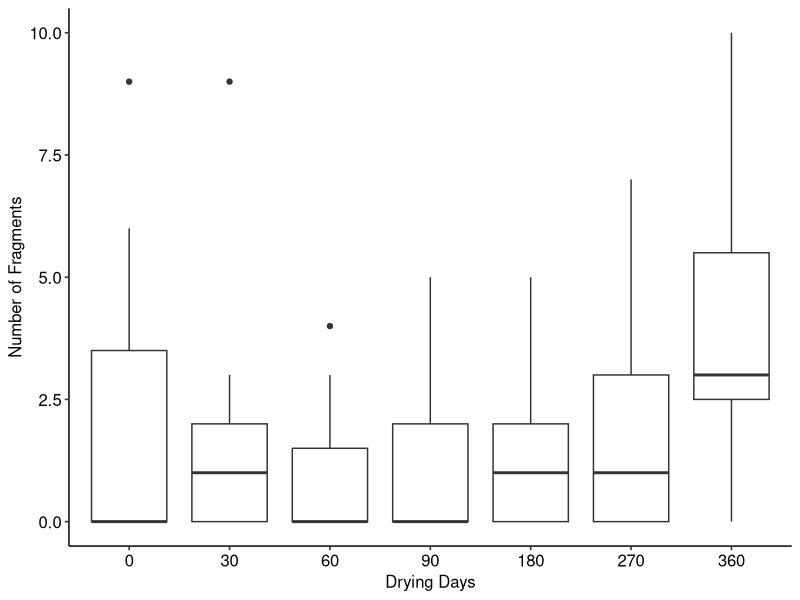
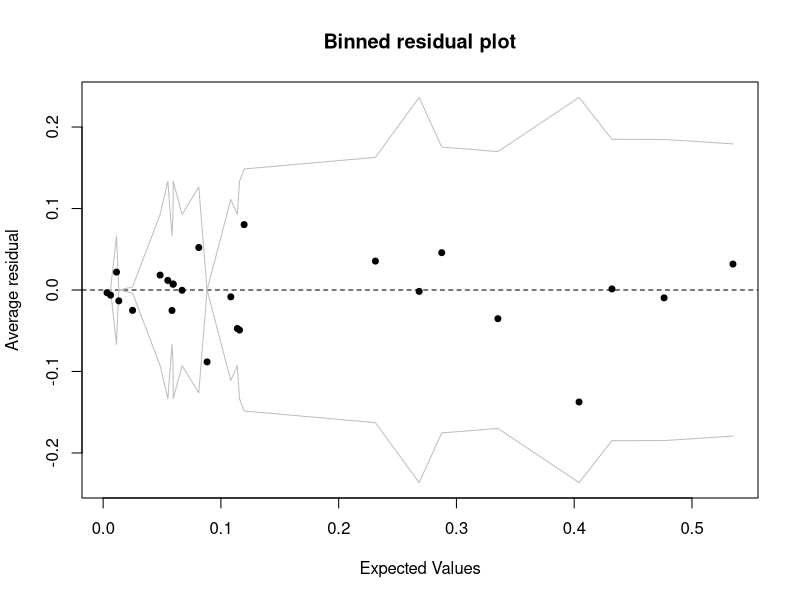
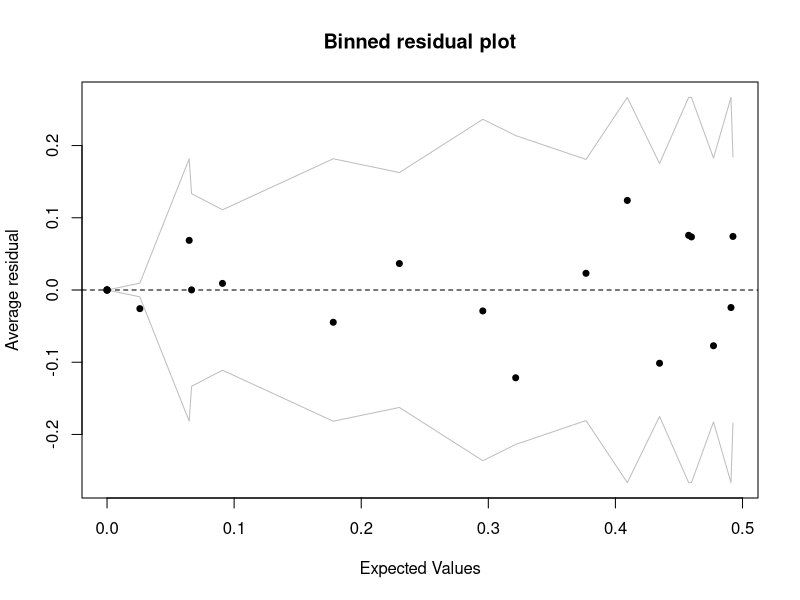
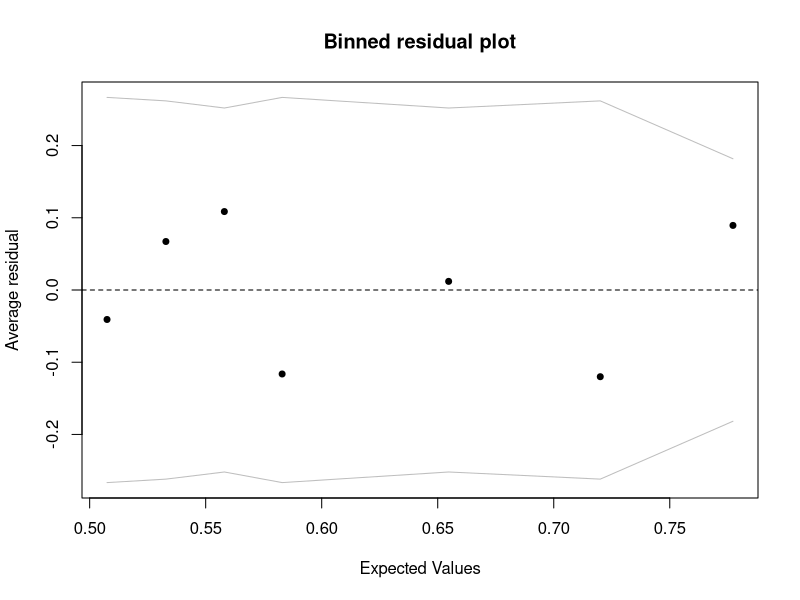
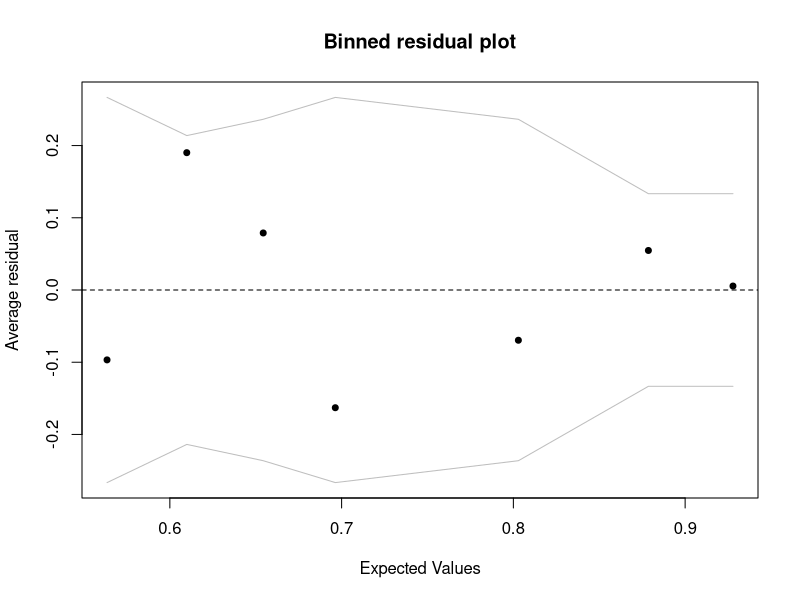
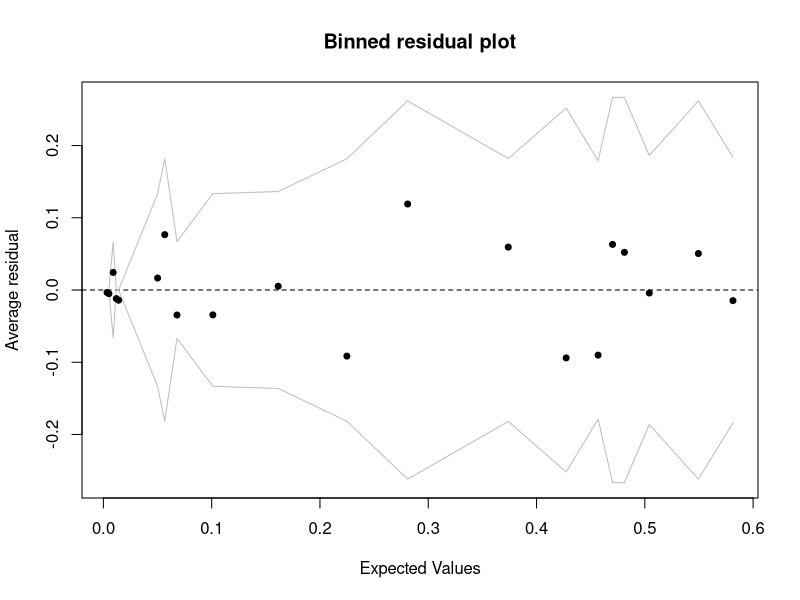
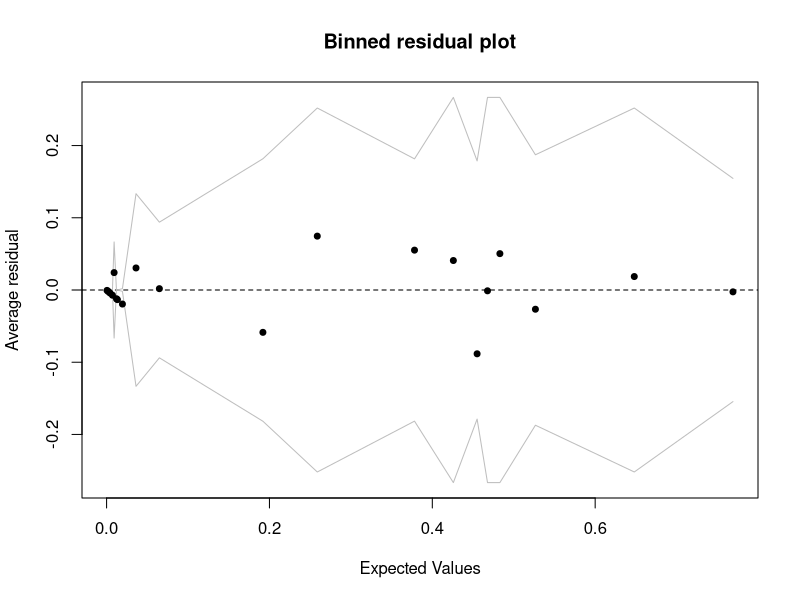
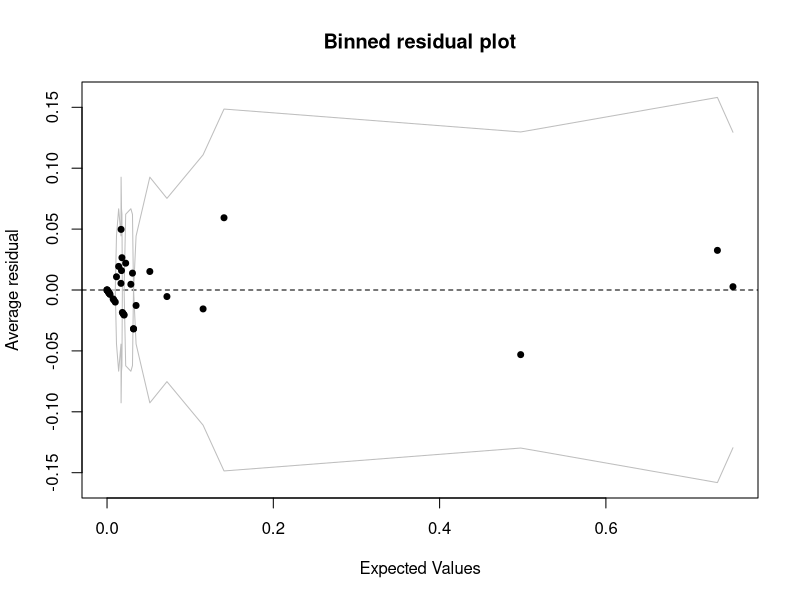

R code for these plots, in order:
## ---- chunk 1
knitr::opts_chunk$set(echo = FALSE)
library(tidyverse)
library(readxl)
library(dplyr)
library(nnet)
library(rlist)
library(arm)
library(knitr)
library(MASS)
library(ggpubr)
theme_set(theme_pubr())
# loading packages
## ---- chunk 2
bone <- readxl::read_xlsx("BU Thesis Data.xlsx", sheet = 2)
drop<-c()
for (i in 1:nrow(bone))  {
  if (is.na(bone$`Bone Type`[i])){
    drop <- c(drop, i)
  }
}
bone<-bone[-drop,]
# read bone and drop the date without information
# ignore unobserved bone
bone <- dplyr::select(bone,-`Bone Type`,-`Percentage of Feature Present`)
# select columns from Bone Type to Percentage of Feature Present
bone$`Bone Specimen` <- gsub("\\,.*","", bone$`Bone Specimen`)
bone$`Bone Specimen` <- gsub("[^0-9]","", bone$`Bone Specimen`)
bone$`days`<-as.numeric(bone$`Bone Specimen`)
bone<-mutate(bone,`Bone Specimen`=fct_relevel(`Bone Specimen`,'0','30','60','90','180','270','360'))
# creating variable drying day
typeof(bone$`Bone Specimen`)
bone$`Fractographic Features`[bone$`Fractographic Features`=="N/A"]<-"No Feature"
bone$`Fracture Angle`[bone$`Fracture Angle`=="N/A"]<-"non applicable"
bone$`Fracture Type`[bone$`Fracture Type`=="N/A"]<-"non applicable"
bone$`Fracture Surface`[bone$`Fracture Surface`=="N/A"]<-"non applicable"
bone$`Fracture Outline`[bone$`Fracture Outline`=="N/A"]<-"non applicable"
#Clean dependent variable
bone$`Bisecting Fracture`<-factor(bone$`Bisecting Fracture`)
bone$`Fracture-like`<-factor(bone$`Fracture-like`)
bone$`Fracture Angle`<-factor(bone$`Fracture Angle`)
bone$`Fracture Type`<-factor(bone$`Fracture Type`)
bone$`Fracture Surface`<-factor(bone$`Fracture Surface`)
bone$`Fracture Outline`<-factor(bone$`Fracture Outline`)
bone$`Fractographic Features`<-factor(bone$`Fractographic Features`)
# transfer variables to factor 
## ---- chunk 3
bone$`WAKE HACKLE`<-rep(0,nrow(bone))
bone$`WAKE HACKLE`[grepl('WAKE HACKLE', bone$`Fractographic Features`)]<-1
bone$`WAKE HACKLE`<-as.factor(bone$`WAKE HACKLE`)

bone$`BONE HACKLE`<-rep(0,nrow(bone))
bone$`BONE HACKLE`[grepl('BONE HACKLE', bone$`Fractographic Features`)]<-1
bone$`BONE HACKLE`<-as.factor(bone$`BONE HACKLE`)

bone$`BONE MIRROR`<-rep(0,nrow(bone))
bone$`BONE MIRROR`[grepl('BONE MIRROR', bone$`Fractographic Features`)]<-1
bone$`BONE MIRROR`<-as.factor(bone$`BONE MIRROR`)

bone$`CANTILEVER CURL`<-rep(0,nrow(bone))
bone$`CANTILEVER CURL`[grepl('CANTILEVER CURL', bone$`Fractographic Features`)]<-1
bone$`CANTILEVER CURL`<-as.factor(bone$`CANTILEVER CURL`)

bone$`ARREST RIDGE`<-rep(0,nrow(bone))
bone$`ARREST RIDGE`[grepl('ARREST RIDGE', bone$`Fractographic Features`)]<-1
bone$`ARREST RIDGE`<-as.factor(bone$`ARREST RIDGE`)

bone$`WALLNER LINES`<-rep(0,nrow(bone))
bone$`WALLNER LINES`[grepl('WALLNER LINES', bone$`Fractographic Features`)]<-1
bone$`WALLNER LINES`<-as.factor(bone$`WALLNER LINES`)
## ---- chunk 4
options(digits = 2) 
table1<-rbind(table(bone$`Bisecting Fracture`,bone$`Bone Specimen`)[2,]/15,table(bone$`Fracture-like`,bone$`Bone Specimen`)[2,]/15)
row.names(table1)<-c('Bisecting percentage','Fracture-like percentage')
kable(table1,caption = 'Bisecting Fracture and Fracture-like percentage for different drying-day groups')
ggplot(data = bone, mapping = aes(x = `Bone Specimen`, y = `Number of Fragments`)) + geom_boxplot()+labs(x="Drying Days")

## ---- chunk 5
fit.Fracture_Type<-multinom(bone$`Fracture Type`~bone$days,trace = FALSE)
summary(fit.Fracture_Type)
binnedplot(fitted(fit.Fracture_Type),resid(fit.Fracture_Type,type="response"))
## ---- chunk 6
t_stat_type <- summary(fit.Fracture_Type)$coefficients / summary(fit.Fracture_Type)$standard.errors
t_stat_type
## ---- chunk 7
fit.Fracture_Surface<-multinom(bone$`Fracture Surface`~bone$days,trace = FALSE)
summary(fit.Fracture_Surface)
binnedplot(fitted(fit.Fracture_Surface),resid(fit.Fracture_Surface,type="response"))
## ---- chunk 8
t_stat_Surface <- summary(fit.Fracture_Surface)$coefficients / summary(fit.Fracture_Surface)$standard.errors
t_stat_Surface
## ---- chunk 9
fit.Bisect_Fracture<-glm(bone$`Bisecting Fracture`~bone$days,family = binomial())
summary(fit.Bisect_Fracture) #estimated coefficients & p-value
## ---- chunk 10
binnedplot(fitted(fit.Bisect_Fracture),resid(fit.Bisect_Fracture,type="response"))
## ---- chunk 11
fit.Fracture_like<-glm(bone$`Fracture-like`~bone$days,family = binomial())
summary(fit.Fracture_like) #estimated coefficients, p-value
## ---- chunk 12
binnedplot(fitted(fit.Fracture_like),resid(fit.Fracture_like,type="response"))
## ---- chunk 13
fit.Fracture_Angle<-multinom(bone$`Fracture Angle`~bone$days,trace = FALSE)
summary(fit.Fracture_Angle)
## ---- chunk 14
z <- summary(fit.Fracture_Angle)$coefficients / summary(fit.Fracture_Angle)$standard.errors
p <- (1-pnorm(abs(z),0,1)) * 2
p     # How to interpret significant part ??? 
## ---- chunk 15
binnedplot(fitted(fit.Fracture_Angle),resid(fit.Fracture_Angle,type="response"))
## ---- chunk 16
fit.Number_of_Fragments1 <- glm(bone$`Number of Fragments` ~ bone$days, family="poisson")
summary(fit.Number_of_Fragments1) #estimated coefficients
pchisq(fit.Number_of_Fragments1$deviance,df=fit.Number_of_Fragments1$df.residual, lower.tail=FALSE)
regout <- glm(bone$`Number of Fragments`~bone$days, family=quasipoisson)
summary.glm(regout)$dispersion
## ---- chunk 17
fit.Number_of_Fragments2 <- glm.nb(bone$`Number of Fragments` ~ bone$days)
summary(fit.Number_of_Fragments2)
pchisq(fit.Number_of_Fragments2$deviance,df=fit.Number_of_Fragments2$df.residual, lower.tail=FALSE)
## ---- chunk 18
fit.Fracture_Outline<-multinom(bone$`Fracture Outline`~bone$days,trace = FALSE)
coef(fit.Fracture_Outline) #estimated coefficients
## ---- chunk 19
z <- summary(fit.Fracture_Outline)$coefficients / summary(fit.Fracture_Outline)$standard.errors
p <- (1-pnorm(abs(z),0,1)) * 2
p
## ---- chunk 20
binnedplot(fitted(fit.Fracture_Outline),resid(fit.Fracture_Outline,type="response"))
## ---- chunk 21
fit.Fractographic_Features<-multinom(bone$`Fractographic Features`~bone$days,trace = FALSE)
coef(fit.Fractographic_Features)   #compression curl == compressional curl 
## ---- chunk 22
z <- summary(fit.Fractographic_Features)$coefficients / summary(fit.Fractographic_Features)$standard.errors
p <- (1-pnorm(abs(z),0,1)) * 2
p
## ---- chunk 23
binnedplot(fitted(fit.Fractographic_Features),resid(fit.Fractographic_Features,type="response"))
## ---- chunk 24
tb.1 = table(bone$`WAKE HACKLE`, bone$`BONE HACKLE`) 
chisq.test(tb.1) 
tb.2 = table(bone$`WAKE HACKLE`, bone$`BONE MIRROR`) 
chisq.test(tb.2) 
tb.3 = table(bone$`WAKE HACKLE`, bone$`CANTILEVER CURL`) 
chisq.test(tb.3) 
tb.4 = table(bone$`WAKE HACKLE`, bone$`ARREST RIDGE`) 
chisq.test(tb.4) 
tb.5 = table(bone$`WAKE HACKLE`, bone$`WALLNER LINES`) 
chisq.test(tb.5) 
tb.6 = table(bone$`BONE HACKLE`, bone$`BONE MIRROR`) 
chisq.test(tb.6) 
tb.7 = table(bone$`BONE HACKLE`, bone$`CANTILEVER CURL`) 
chisq.test(tb.7) 
tb.8 = table(bone$`BONE HACKLE`, bone$`ARREST RIDGE`) 
chisq.test(tb.8) 
tb.9 = table(bone$`BONE HACKLE`, bone$`WALLNER LINES`) 
chisq.test(tb.9)
tb.10 = table(bone$`BONE MIRROR`, bone$`CANTILEVER CURL`) 
chisq.test(tb.10)
tb.11 = table(bone$`BONE MIRROR`, bone$`ARREST RIDGE`) 
chisq.test(tb.11)
tb.12 = table(bone$`BONE MIRROR`, bone$`WALLNER LINES`) 
chisq.test(tb.12)
tb.13 = table(bone$`CANTILEVER CURL`, bone$`ARREST RIDGE`) 
chisq.test(tb.13)
tb.14 = table(bone$`CANTILEVER CURL`, bone$`WALLNER LINES`) 
chisq.test(tb.14)
tb.15 = table(bone$`ARREST RIDGE`, bone$`WALLNER LINES`) 
chisq.test(tb.15)
## ---- chunk 25
fit.Feature.1<-glm(bone$`WAKE HACKLE`~bone$days,family = binomial())
summary(fit.Feature.1)
binnedplot(fitted(fit.Feature.1),resid(fit.Feature.1,type="response"))
## ---- chunk 26
fit.Feature.2<-glm(bone$`BONE HACKLE`~bone$days,family = binomial())
summary(fit.Feature.2)
binnedplot(fitted(fit.Feature.2),resid(fit.Feature.2,type="response"))
## ---- chunk 27
fit.Feature.3<-glm(bone$`BONE MIRROR`~bone$days,family = binomial())
summary(fit.Feature.3)
binnedplot(fitted(fit.Feature.3),resid(fit.Feature.3,type="response"))
## ---- chunk 28
fit.Feature.4<-glm(bone$`CANTILEVER CURL`~bone$days,family = binomial())
summary(fit.Feature.4)
binnedplot(fitted(fit.Feature.4),resid(fit.Feature.4,type="response"))
## ---- chunk 29
fit.Feature.5<-glm(bone$`ARREST RIDGE`~bone$days,family = binomial())
summary(fit.Feature.5)
binnedplot(fitted(fit.Feature.5),resid(fit.Feature.5,type="response"))
## ---- chunk 30
fit.Feature.6<-glm(bone$`WALLNER LINES`~bone$days,family = binomial())
summary(fit.Feature.6)
binnedplot(fitted(fit.Feature.6),resid(fit.Feature.6,type="response"))
## ---- chunk 31
count_1 = 0
for (i in 1:nrow(bone)){
  if (bone$`WAKE HACKLE`[i]==1){
    count_1=count_1+1
  }
    
}
